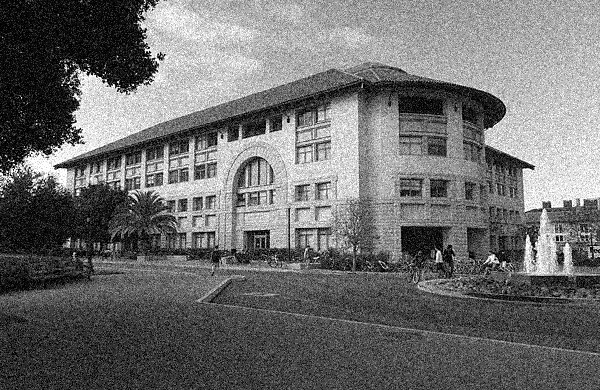
#> input picture samples/edge-detection/cv_course_2019/Fig1.jpg, 600 x 390 px, found by its file name
$ python exc3-c.py   (older library calls are emulated)
#> lines starting #> are read from the running program, lines starting #| are printed output that depends on the picture; after the words box and inside, x2 and y2 are one past the last pixel; in counts of white or black regions, pixels touching at a corner belong together
import cv2
from skimage.transform import rotate
from skimage.feature import local_binary_pattern
from skimage import data
from skimage.color import label2rgb
import numpy as np
import matplotlib.pyplot as plt


METHOD = 'uniform'
plt.rcParams['font.size'] = 9
# settings for LBP
radius = 3
n_points = 8 * radius


def overlay_labels(image, lbp, labels):
    mask = np.logical_or.reduce([lbp == each for each in labels])
    return label2rgb(mask, image=image, bg_label=0, alpha=0.5)


def highlight_bars(bars, indexes):
    for i in indexes:
        bars[i].set_facecolor('r')


image = cv2.imread('fig1.jpg')
#> image is the input picture: shape (390, 600, 3); min 0, max 255, mean 110.1
image = cv2.cvtColor(image, cv2.COLOR_BGR2GRAY)
#> image: shape (390, 600)
lbp = local_binary_pattern(image, n_points, radius, METHOD)
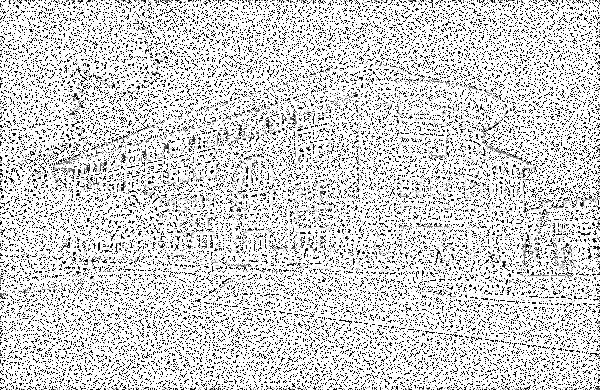
#> lbp: shape (390, 600) float64; min 0, max 25, mean 20.5; drawn with min black and max white


def hist(ax, lbp):
    n_bins = int(lbp.max() + 1)
    return ax.hist(lbp.ravel(), normed=True, bins=n_bins, range=(0, n_bins), facecolor='0.5')


# plot histograms of LBP of textures
fig, (ax_img, ax_hist) = plt.subplots(nrows=2, ncols=3, figsize=(9, 6))
plt.gray()

titles = ('edge', 'flat', 'corner')
w = width = radius - 1
edge_labels = range(n_points // 2 - w, n_points // 2 + w + 1)
flat_labels = list(range(0, w + 1)) + list(range(n_points - w, n_points + 2))
i_14 = n_points // 4            # 1/4th of the histogram
i_34 = 3 * (n_points // 4)      # 3/4th of the histogram
corner_labels = (list(range(i_14 - w, i_14 + w + 1)) +
                 list(range(i_34 - w, i_34 + w + 1)))

label_sets = (edge_labels, flat_labels, corner_labels)

for ax, labels in zip(ax_img, label_sets):
    ax.imshow(overlay_labels(image, lbp, labels))
#> this loop made 3 passes
#> pass 1, in overlay_labels, `mask = np.logical_or.reduce([lbp == each for each in labels])`:
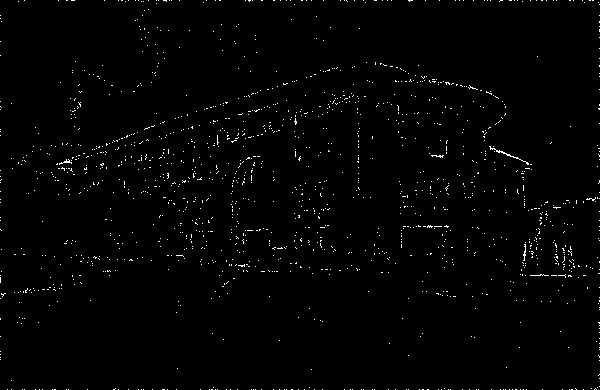
#> mask: shape (390, 600) bool; 1.1% white in thin lines or dots
#> pass 2, in overlay_labels (call 2), `mask = np.logical_or.reduce([lbp == each for each in labels])`:
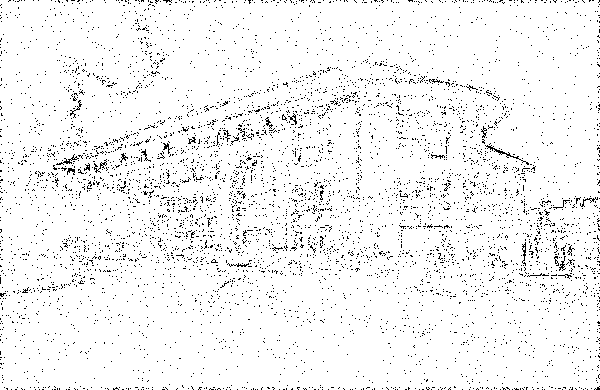
#> mask: shape (390, 600) bool; 95.5% white; black in thin lines or dots
#> pass 3, in overlay_labels (call 3), `mask = np.logical_or.reduce([lbp == each for each in labels])`:
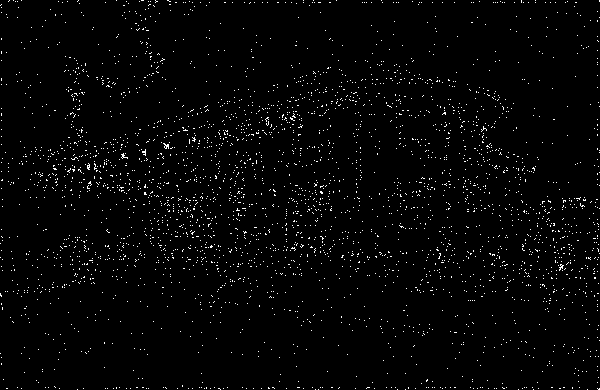
#> mask: shape (390, 600) bool; 2% white in thin lines or dots

for ax, labels, name in zip(ax_hist, label_sets, titles):
    counts, _, bars = hist(ax, lbp)
    highlight_bars(bars, labels)
    ax.set_ylim(top=np.max(counts[:-1]))
    ax.set_xlim(right=n_points + 2)
    ax.set_title(name)

ax_hist[0].set_ylabel('Percentage')
for ax in ax_img:
    ax.axis('off')
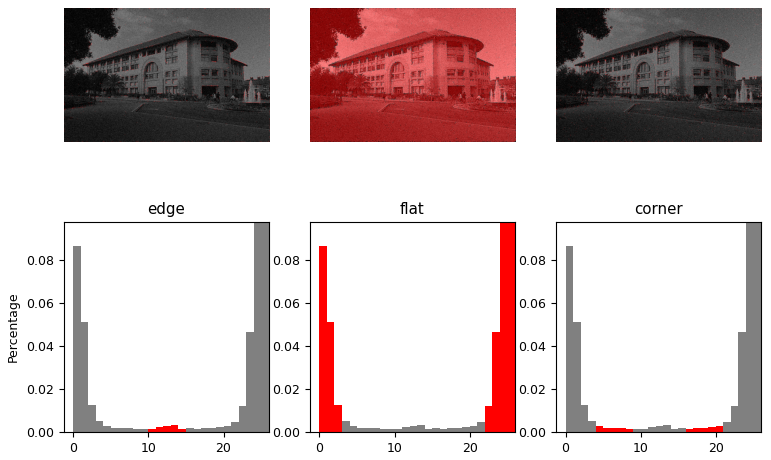
#> figure drawn by matplotlib, 6 panels; panel 4: tallest bar 0.648 high, from x = 25 to 26; panel 5: tallest bar 0.648 high, from x = 25 to 26; panel 6: tallest bar 0.648 high, from x = 25 to 26

$ run again, with samples/edge-detection/cv_course_2019/Fig5.JPG copied over samples/edge-detection/cv_course_2019/Fig1.jpg
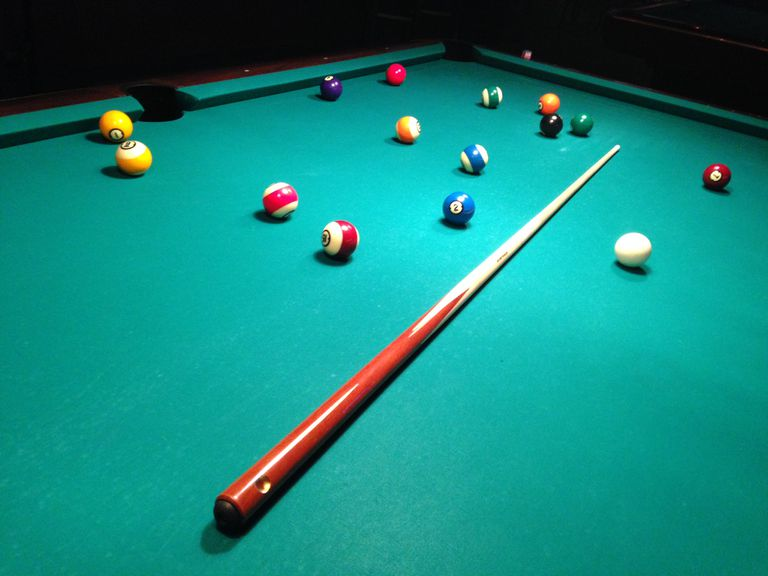
#> input picture samples/edge-detection/cv_course_2019/Fig5.JPG, 768 x 576 px, found by its file name
#> image is the input picture: shape (576, 768, 3); mean B, G, R 125.6, 134.4, 19.8
#> image: shape (576, 768)
#> the loop `for ax, labels in zip(ax_img, label_sets):` made 3 passes
#> pass 1, in overlay_labels, `mask = np.logical_or.reduce([lbp == each for each in labels])`:
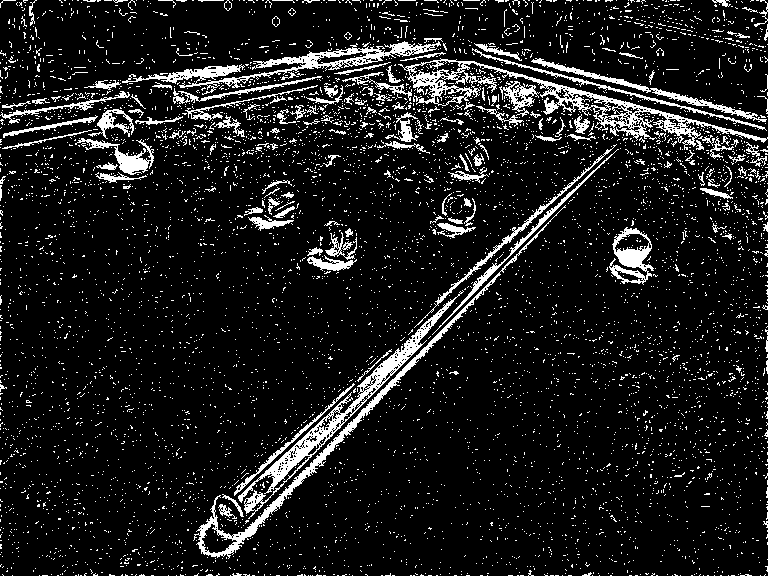
#> mask: shape (576, 768) bool; 10.3% white in thin lines or dots
#> pass 3, in overlay_labels (call 3), `mask = np.logical_or.reduce([lbp == each for each in labels])`:
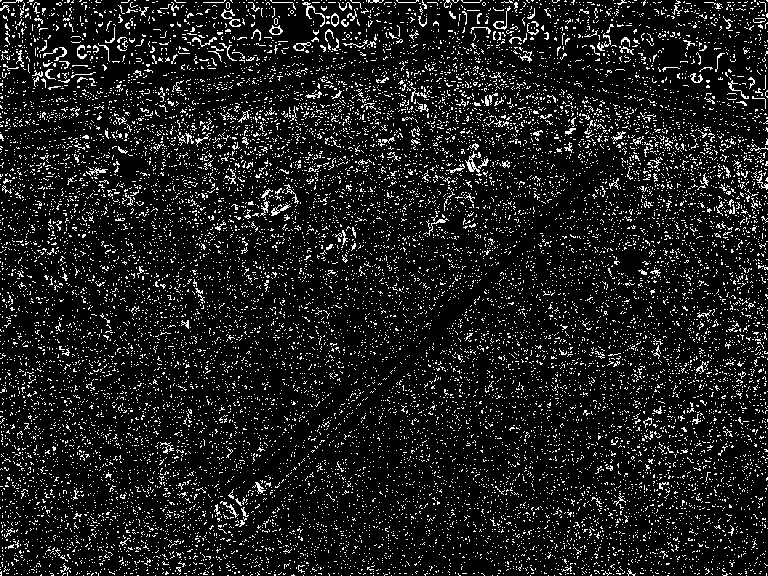
#> mask: shape (576, 768) bool; 10.9% white in thin lines or dots
